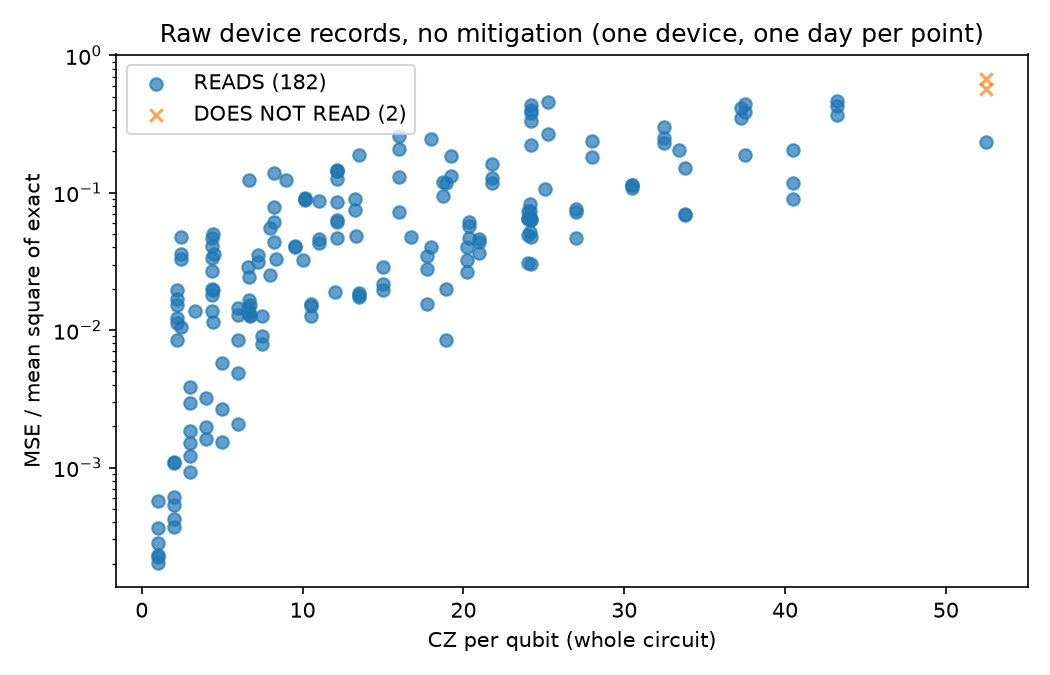

Generate this figure with Python:
"""Boundary table: how far the raw (unmitigated) device records read, across problems, built only from committed
records (the 24 results in reproduce.py RESULTS; papers 7, 8, 9). No numbers are typed by hand. Circuit files
(.qpy, .qpy.gz) are not opened.

One row = one judged unit (one observable, size and step count; dual-unitary chains per h; IBM 2023 per observable).

usage (from the TOQB root):  python notes/boundary_2026-11-11/boundary.py
writes notes/boundary_2026-11-11/boundary.md, boundary.json (and boundary.png if matplotlib is present)
"""
import importlib.util
import json
import os
import re

HERE = os.path.dirname(os.path.abspath(__file__))
ROOT = os.path.dirname(os.path.dirname(HERE))


def load(p):
    with open(os.path.join(ROOT, p)) as f:
        return json.load(f)


def results():
    spec = importlib.util.spec_from_file_location("reproduce", os.path.join(ROOT, "reproduce.py"))
    m = importlib.util.module_from_spec(spec)
    spec.loader.exec_module(m)
    return m.RESULTS


def ratio(mse, msq):
    return None if mse is None or not msq else mse / msq


def row(result, unit, qubits, cz, verdict, vpath, common=None, layers=None, mirror=None, floor=None,
        cone_q=None, cone_cz=None, src="", note=""):
    """vpath: the key path inside the scores file where the verdict is read (for the check)."""
    return {"result": result, "unit": unit, "qubits": qubits, "cz": cz,
            "cz_per_qubit": None if not (cz and qubits) else cz / qubits, "cz_layers": layers,
            "verdict": verdict, "verdict_path": vpath, "common": common, "mirror": mirror, "floor": floor,
            "cone_qubits": cone_q, "cone_cz": cone_cz, "source": src, "note": note}


def get(obj, path):
    for k in path:
        obj = obj[k]
    return obj


# ---- one reader per scores shape -------------------------------------------------------------------------------

def r_p6(name, res, s, sp):
    out = []
    for ang in ("0.3", "0.53", "0.8"):
        f = s[ang]["full"]
        q = max(r["n"] for r in f["rows"].values())
        steps = max(int(k) for k in f["rows"])
        v = f"{f['reads']}, {f['agrees']}"
        out.append(row(name, f"angle {ang}, steps 1-{steps}", q, None, v, [[ang, "full", "reads"], [ang, "full", "agrees"]],
                       common=ratio(f["mse"], f["mean_square_answer"]), src=sp,
                       note="CZ per circuit not in scores/report (build.json counts per cell, not per unit)"))
    return out


def r_corr(name, res, s, sp):
    out = []
    for ang in ("0.3", "0.53", "0.8"):
        a = s[ang]
        steps = max(int(k) for k in a["raw"]["diffs"])
        v = f"raw {a['raw']['reads']}; corrected {a['corrected']['agrees']}"
        out.append(row(name, f"angle {ang}, steps 1-{steps}", len(a["gate_rate_per_qubit"]), None, v,
                       [[ang, "raw", "reads"], [ang, "corrected", "agrees"]], src=sp,
                       note="common measure: no mean square of the exact values in scores; CZ per circuit not in scores/report"))
    return out


def r_os2d(name, res, s, sp):
    p = s["P6"]
    steps = max(int(k) for k in p["rows"])
    return [row(name, f"P6, steps 1-{steps}", len(s["floor"]), None, f"{p['reads']}, {p['agrees']}",
                [["P6", "reads"], ["P6", "agrees"]], common=ratio(p["mse"], p["mean_square_answer"]), src=sp,
                note="CZ per circuit not in scores/report")]


def r_run2d(name, res, s, sp):
    rep_p = os.path.join(os.path.dirname(sp), "report.json")
    rep = load(rep_p)
    out = []
    for tag, p in s["problems"].items():
        it = rep["items"].get(tag, {}) if "items" in rep else {"cz": rep.get("cz")}  # single-problem runs
        out.append(row(name, tag, p["n"], it.get("cz"), f"{p['reads']}, {p['agrees']}, {p['beats']}",
                       [["problems", tag, "reads"], ["problems", tag, "agrees"], ["problems", tag, "beats"]],
                       common=ratio(p["mse"], p["mean_square_answer"]), mirror=p.get("mirror_mean"),
                       floor=p.get("floor_mean"), src=sp))
    return out


def r_du(name, res, s, sp):
    n = int(re.search(r"du(\d+)", name).group(1))
    groups = {}
    for k, p in s["points"].items():
        h, t = k.rsplit("_t", 1)
        groups.setdefault(h[1:] if h.startswith("h") else h, []).append((int(t), p))
    out = []
    for h, pts in groups.items():
        pts.sort(key=lambda x: x[0])
        tmax, last = pts[-1]
        mse = sum((p["on"] - p["exact"]) ** 2 for _, p in pts) / len(pts)
        msq = sum(p["exact"] ** 2 for _, p in pts) / len(pts)
        rk = next((k for k in s["rate"] if float(k) == float(h)), None) if re.match(r"^[\d.]+$", h) else None
        depth = s["readable_depth"].get(h, next((v for k, v in s["readable_depth"].items()
                                                  if re.match(r"^[\d.]+$", k) and re.match(r"^[\d.]+$", h)
                                                  and float(k) == float(h)), None))
        dk = next((k for k in s["readable_depth"] if k == h or (re.match(r"^[\d.]+$", k) and re.match(r"^[\d.]+$", h)
                                                               and float(k) == float(h))), None)
        if rk is not None:
            v, vp = f"rate {s['rate'][rk]['verdict']}; readable depth {depth}", [["rate", rk, "verdict"], ["readable_depth", dk]]
        else:
            v, vp = f"{s['reads']} (all h); readable depth {depth}", [["reads"], ["readable_depth", dk]]
        out.append(row(name, f"N {n}, h {h}, t 4-{tmax}", n, last["cz"], v, vp, common=mse / msq if msq else None,
                       mirror=last["mirror_mean"], floor=last["floor_mean"], src=sp,
                       note="common measure over this h's points (after the fact; the declared READS is over all h); "
                            "CZ, mirror, floor at the deepest t"))
    return out


def r_phys(name, res, s, sp):
    out = []
    ch = s["chosen"]
    for key, j in s["judged"].items():
        for kind, arm in (("3D", f"g3d{ch}_{key}"), ("2D", f"hex_{key}")):
            a = s["arms"].get(arm)
            if a is None:
                continue
            jj = j[kind]
            out.append(row(name, f"{arm} ({kind}, place {ch if kind == '3D' else '-'})", a["n"], a["cz"],
                           f"{jj['reads']}, {jj['agrees']}, {jj['beats']}",
                           [["judged", key, kind, "reads"], ["judged", key, kind, "agrees"], ["judged", key, kind, "beats"]],
                           common=ratio(a["mse"], a["mean_square_answer"]), layers=a.get("cz_layers"),
                           mirror=a.get("mirror_mean"), floor=a.get("floor_mean"), src=sp))
    return out


def r_arms(name, res, s, sp, chosen_of):
    rep = load(os.path.join(os.path.dirname(sp), "report.json"))
    out = []
    for arm, a in s["arms"].items():
        if a["candidate"] != chosen_of(a):
            continue
        ra = rep["arms"].get(arm, {})
        q = a.get("used") or len(ra.get("mapping", {})) or None
        lay = a.get("cz_layers", ra.get("cz_layers"))
        lab = f"{arm} (place {a['candidate']}" + (f", {a['variant']}" if a.get("variant") else "") + \
              (f", {a['layout']}" if a.get("layout") else "") + ")"
        out.append(row(name, lab, q, a["cz"], f"{a['reads']}, {a['agrees']}",
                       [["arms", arm, "reads"], ["arms", arm, "agrees"]],
                       common=ratio(a["mse"], a["mean_square_exact"]), layers=lay, mirror=a.get("mirror_mean"),
                       floor=a.get("floor_mean"), src=sp))
    return out


def r_heis(name, res, s, sp):
    return r_arms(name, res, s, sp, lambda a: s["chosen"])


def r_ising(name, res, s, sp):
    return r_arms(name, res, s, sp, lambda a: s["lattices"]["x".join(map(str, a["lattice"]))]["chosen"])


def r_schw(name, res, s, sp):
    out = []
    for tag, it in s["items"].items():
        out.append(row(name, tag, it["n"], it["cz"], f"{it['reads']}, {it['beats']}, nu {it['nu_agrees']}",
                       [["items", tag, "reads"], ["items", tag, "beats"], ["items", tag, "nu_agrees"]],
                       common=ratio(it["mse"], it["mean_square_exact"]), mirror=it.get("mirror_mean"),
                       floor=it.get("floor_mean"), src=sp))
    return out


def r_lc(name, res, s, sp):
    rep = load(os.path.join(os.path.dirname(sp), "report.json"))
    ch = str(s["chosen"])
    c = s["candidates"][ch]
    out = []
    for t, r in c["rows"].items():
        arm = rep["arms"].get(f"lc{ch}_t{t}", {})
        words = [d["agrees"] for d in r["d"].values()]
        out.append(row(name, f"place {ch}, t {t}", len(arm.get("mapping", {})) or None, r["cz"],
                       f"{words.count('AGREES')} of {len(words)} distances AGREE (d 0-{len(words) - 1}: {'/'.join(words)})",
                       [["candidates", ch, "rows", t, "d", d, "agrees"] for d in r["d"]],
                       layers=arm.get("cz_layers"), mirror=r.get("mirror_flip"), src=sp,
                       note="common measure: no mean square of the exact values in scores; mirror = mirror_flip"))
    return out


def r_util(name, res, s, sp):
    rep = load(os.path.join(os.path.dirname(sp), "report.json"))
    out = []
    for ob, o in s["observables"].items():
        r = rep["observables"][ob]
        out.append(row(name, ob, None, o["cz"], f"{o['reads']}, AGREES {o['agrees']} of {len(o['points'])}",
                       [["observables", ob, "reads"], ["observables", ob, "agrees"]],
                       common=ratio(o["mse"], o["mean_square_exact"]), mirror=o.get("mirror"), floor=o.get("floor"),
                       cone_q=r.get("cone_qubits"), src=sp,
                       note="CZ = cz in scores (= report cz_per_circuit, the whole circuit: Eagle's graph embedded, gates on "
                            "failed elements outside the cone left out); the circuit's qubit count and the CZ inside the "
                            "light cone are not in scores/report, so qubits, CZ/qubit and cone CZ are empty"))
    return out


READER = [("p6-", r_p6), ("corr-", r_corr), ("os2d-", r_os2d), ("practice-", r_run2d), ("daily-", r_run2d),
          ("du", r_du), ("physA-", r_phys), ("heis", r_heis), ("schw-", r_schw), ("lc3d-", r_lc),
          ("isingL-", r_ising), ("utility-", r_util)]


# ---- checks --------------------------------------------------------------------------------------------------------

def check_verdicts(rows):
    """Check 2: every verdict word in the row is read again from its scores.json at the stored path."""
    bad = []
    for r in rows:
        s = load(r["source"])
        vals = [str(get(s, p)) for p in r["verdict_path"]]
        # in order: each value must appear after the previous one; repeated words (distances) as one joined string
        pos, ok = 0, True
        if "/".join(vals) in r["verdict"]:
            continue
        for v in vals:
            i = r["verdict"].find(v, pos)
            ok, pos = ok and i >= 0, (i + len(v) if i >= 0 else pos)
        if not ok:
            bad.append((r["result"], r["unit"], r["verdict_path"], vals))
    return bad


def check_paper8(rows):
    """Check 3: CZ of the same row in notes/paper8/out/tables.json."""
    t = load("notes/paper8/out/tables.json")
    by = {(r["result"], r["unit"].split(" ")[0]): r for r in rows}
    pairs = []  # (table, description, table cz, our cz)
    dev = {"ibm_kingston": "kingston", "ibm_marrakesh": "marrakesh", "ibm_fez": "fez"}
    for x in t["Table 1"]:
        src = x["source"]
        ours = [r for r in rows if src.startswith(os.path.dirname(r["source"])) or os.path.dirname(r["source"]).startswith(src)]
        cz = max((r["cz"] for r in ours if r["cz"]), default=None)
        pairs.append(("Table 1", f"N {x['n']} {x['device']}", x["cz_t24"], cz))
    for x in t["Table 2"]:
        name = f"physA-{x['lattice']}-fez-2026-11-07"
        th = f"th{round(x['theta'] * 10):02d}" if x["theta"] < 1 else None
        cand = [r for r in rows if r["result"] == name and r["unit"].startswith(f"g3d{x['place']}_")
                and r["unit"].split(" ")[0].endswith(f"_t{x['t']}")]
        cz = {r["cz"] for r in cand}
        pairs.append(("Table 2", f"{x['lattice']} place {x['place']} t {x['t']}", x["cz"], cz.pop() if len(cz) == 1 else sorted(cz)))
    for x in t["Table 3"]:
        r = by.get(("heisB-fez-2026-11-08", f"h3d0_t{x['t']}"))
        pairs.append(("Table 3", f"heisB t {x['t']}", x["cz"], r and r["cz"]))
    for x in t["Table 6"]:
        r = by.get(("schw-marrakesh-2026-11-09", x["tag"]))
        pairs.append(("Table 6", x["tag"], x["cz"], r and r["cz"]))
    for x in t["Table 8"]["rows"]:
        r = [y for y in rows if y["result"] == "lc3d-marrakesh-2026-11-09" and y["unit"].endswith(f"t {x['t']}")]
        pairs.append(("Table 8", f"lc3d t {x['t']}", x["cz"], r[0]["cz"] if r else None))
    for x in t["Table 9"]:
        if not x["judged"]:
            continue
        lat = "22" if x["lattice"] == "4x2x2" else "32"
        for lay, key in (("f", "cz_fold"), ("l", "cz_line")):
            r = by.get(("isingL-fez-2026-11-10", f"q{lat}{lay}{x['place']}_t{x['t']}"))
            pairs.append(("Table 9", f"{x['lattice']} {key} place {x['place']} t {x['t']}", x[key], r and r["cz"]))
    return pairs


# ---- output --------------------------------------------------------------------------------------------------------

def fmt(x, nd=3):
    if x is None:
        return ""
    if isinstance(x, float):
        # below 0.1 in exponent form, so that no number with 4 decimals appears (seal.py leakcheck)
        return f"{x:.2e}" if (x != 0 and abs(x) < 0.1) else f"{x:.{nd}g}"
    return str(x)


def main():
    R = results()
    rows, skipped = [], []
    for name, v in R.items():
        sp = os.path.join(v[0], v[3]).replace("\\", "/")
        rd = next((f for p, f in READER if name.startswith(p)), None)
        if rd is None:
            skipped.append((name, "no reader"))
            continue
        try:
            got = rd(name, v, load(sp), sp)
        except (KeyError, TypeError, ValueError) as e:
            skipped.append((name, f"{type(e).__name__}: {e}"))
            continue
        rows.extend(got)
    covered = sorted({r["result"] for r in rows})
    bad = check_verdicts(rows)
    pairs = check_paper8(rows)
    mism = [p for p in pairs if p[2] != p[3]]

    hub = os.path.join(ROOT, "notes/hubbard_2026-11-11/README.md")
    out = {"results_in_reproduce": len(R), "results_with_rows": len(covered), "rows": rows, "skipped": skipped,
           "check1_all_results_have_rows": len(covered) == len(R),
           "check2_verdict_mismatches": bad, "check3_paper8_cz": [list(p) for p in pairs],
           "check3_mismatches": [list(p) for p in mism],
           "planned_not_in_table": "notes/hubbard_2026-11-11/README.md (1D Hubbard; no device result yet)"
           if os.path.exists(hub) else None}
    def ex(o):  # floats as exponent strings (4 significant digits), so that no number with 4 decimals appears
        if isinstance(o, float):
            return f"{o:.3e}"
        if isinstance(o, dict):
            return {k: ex(v) for k, v in o.items()}
        if isinstance(o, (list, tuple)):
            return [ex(v) for v in o]
        return o
    with open(os.path.join(HERE, "boundary.json"), "w") as f:
        json.dump(ex(out), f, indent=1)

    L = ["# Boundary table: raw device records, no mitigation (generated by boundary.py from committed records)", "",
         "Verdicts are the ones declared before each run, copied from each scores.json. 'common' = MSE / mean square "
         "of the exact values (0.5 is the READS line), only where scores.json has both; it is computed after the fact "
         "for tests whose declared measure was different. One device, one day per row; no line is fitted.", "",
         "## Checks (fixed before building)", "",
         f"1. Results with rows: {len(covered)} of {len(R)} in reproduce.py RESULTS ({len(rows)} judged units)."
         + ("" if not skipped else f" Not covered: {skipped}"),
         f"2. Verdict words read again from each scores.json at their key paths: "
         f"{sum(len(r['verdict_path']) for r in rows)} looked up, {len(bad)} mismatches.",
         f"3. CZ against notes/paper8/out/tables.json (Tables 1, 2, 3, 6, 8, 9): {len(pairs)} pairs, {len(mism)} mismatches."
         + ("" if not mism else f" {mism}"), "",
         "## Table", "",
         "| result | unit | qubits | CZ | CZ/qubit | CZ layers | verdict (declared) | common | mirror | floor | cone qubits / CZ |",
         "|---|---|---|---|---|---|---|---|---|---|---|"]
    for r in rows:
        cone = "" if r["cone_qubits"] is None else f"{r['cone_qubits']} / {fmt(r['cone_cz'])}"
        L.append(f"| {r['result']} | {r['unit']} | {fmt(r['qubits'])} | {fmt(r['cz'])} | {fmt(r['cz_per_qubit'])} | "
                 f"{fmt(r['cz_layers'])} | {r['verdict']} | {fmt(r['common'])} | {fmt(r['mirror'])} | {fmt(r['floor'])} | {cone} |")
    L += ["", "## Notes per result", ""]
    for name in covered:
        notes = sorted({r["note"] for r in rows if r["result"] == name and r["note"]})
        src = sorted({r["source"] for r in rows if r["result"] == name})
        L.append(f"- {name}: {', '.join(src)}" + (f". {' '.join(notes)}" if notes else ""))
    L += ["", "## Planned (not in the table)", "",
          "- 1D Hubbard (paper 9): no device result yet; estimates in notes/hubbard_2026-11-11/README.md."]
    with open(os.path.join(HERE, "boundary.md"), "w", encoding="utf-8") as f:
        f.write("\n".join(L) + "\n")

    try:
        import matplotlib
        matplotlib.use("Agg")
        import matplotlib.pyplot as plt
        fig, ax = plt.subplots(figsize=(7, 4.5))
        for reads, mk, lab in ((True, "o", "READS"), (False, "x", "DOES NOT READ")):
            pts = [(r["cz_per_qubit"], r["common"]) for r in rows if r["cz_per_qubit"] and r["common"] is not None
                   and (("DOES NOT READ" not in r["verdict"]) == reads)]
            if pts:
                ax.scatter(*zip(*pts), marker=mk, label=f"{lab} ({len(pts)})", alpha=0.7)
        ax.set_xlabel("CZ per qubit (whole circuit)")
        ax.set_ylabel("MSE / mean square of exact")
        ax.set_yscale("log")
        ax.legend()
        ax.set_title("Raw device records, no mitigation (one device, one day per point)")
        fig.tight_layout()
        fig.savefig(os.path.join(HERE, "boundary.png"), dpi=150)
    except ImportError:
        pass
    print(f"rows {len(rows)}; results {len(covered)}/{len(R)}; check2 mismatches {len(bad)}; "
          f"check3 {len(pairs)} pairs, {len(mism)} mismatches; skipped {skipped}")
    for m in mism:
        print("  check3:", m)


if __name__ == "__main__":
    main()
